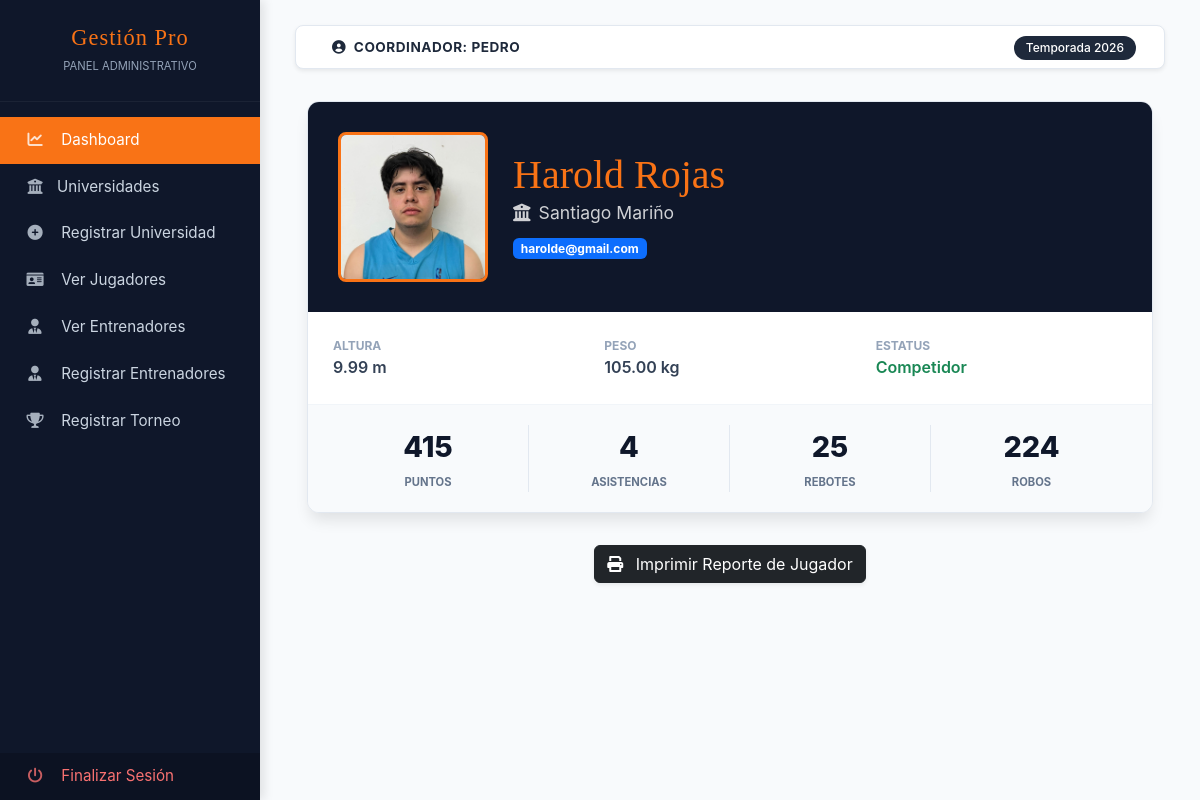
The app's page /client/coordinador/views/jugadores/jugador.php?id=12 (signed in), older data.
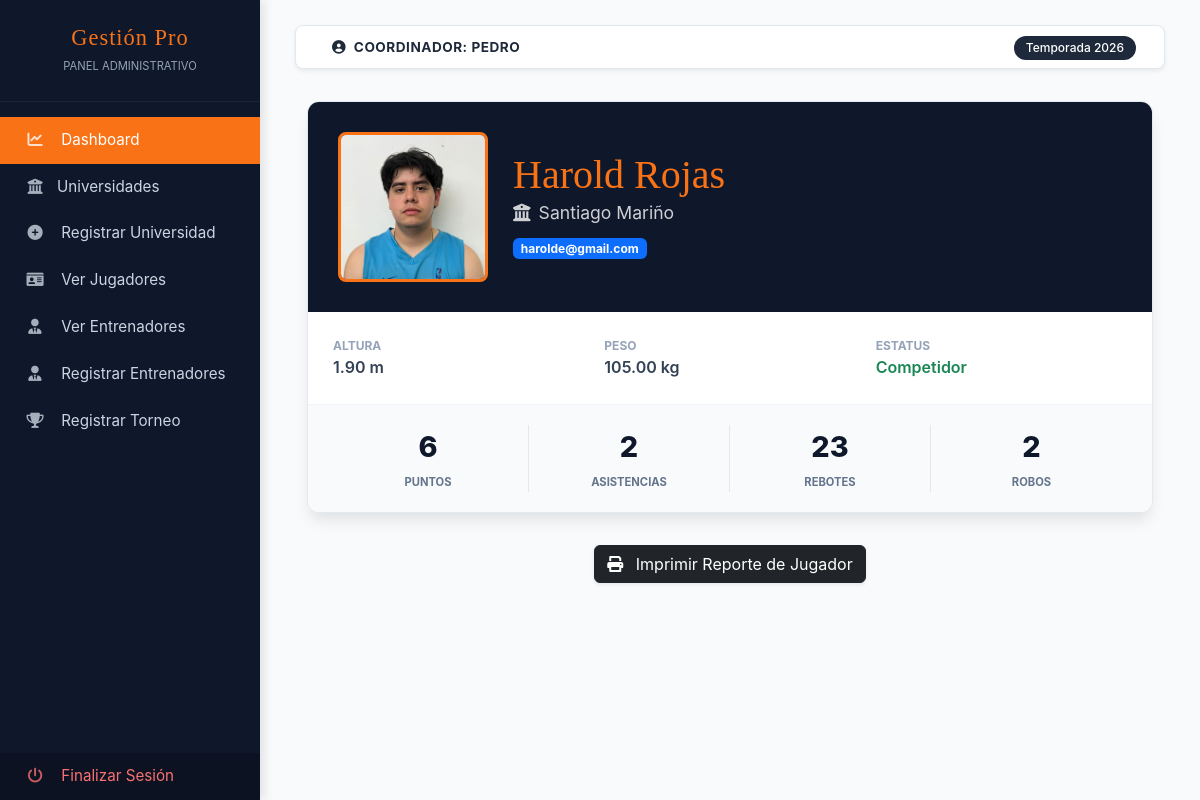
The same page, newer data.
### tables this page shows
CREATE TABLE `usuarios` (
  `id_usuario` int(11) NOT NULL,
  `nombre_usuario` varchar(100) NOT NULL,
  `password_usuario` varchar(255) NOT NULL,
  `email_usuario` varchar(100) DEFAULT NULL,
  `id_universidad_fk` int(11) DEFAULT NULL,
  `id_rol_fk` int(11) DEFAULT NULL,
  `fecha_creacion` timestamp NOT NULL DEFAULT current_timestamp(),
  `fecha_actualizacion` timestamp NOT NULL DEFAULT current_timestamp() ON UPDATE current_timestamp(),
  `isActive` int(11) DEFAULT NULL
);

CREATE TABLE `jugadores` (
  `id_jugador` int(11) NOT NULL,
  `nombre_jugador` varchar(100) DEFAULT NULL,
  `email_jugador` varchar(100) DEFAULT NULL,
  `password_jugador` varchar(255) DEFAULT NULL,
  `altura_jugador` decimal(3,2) DEFAULT NULL,
  `peso_jugador` decimal(5,2) DEFAULT NULL,
  `fecha_nacimiento` date DEFAULT NULL,
  `id_universidad_fk` int(11) DEFAULT NULL,
  `isActive` int(11) DEFAULT NULL,
  `fecha_creacion` timestamp NOT NULL DEFAULT current_timestamp(),
  `fecha_actualizacion` timestamp NOT NULL DEFAULT current_timestamp() ON UPDATE current_timestamp(),
  `imagen_jugador` text DEFAULT NULL,
  `puntos` int(11) DEFAULT NULL,
  `asistencias` int(11) DEFAULT NULL,
  `rebotes` int(11) DEFAULT NULL,
  `robos` int(11) DEFAULT NULL
);

CREATE TABLE `academias` (
  `id_universidad` int(11) NOT NULL,
  `nombre_universidad` varchar(100) NOT NULL,
  `ubicacion` varchar(255) DEFAULT NULL,
  `imagen` text DEFAULT NULL
);

### app/config.php (called while the page is built, shortened)
<?php
    $URL = "http://localhost/academy";
?>

### client/coordinador/layouts/verificacion.php (called while the page is built, shortened)
<?php
    require_once __DIR__ . '/../../../app/config.php';
    if (!isset($_SESSION['sesioncoordinador'])) {
        $_SESSION['mensaje'] = "Debes iniciar sesión para acceder";
        $_SESSION['icon_mensaje'] = "warning";
        header('Location: ' . $URL . '/login.php');
        exit();
    } else {
        $usuario_sesion = $_SESSION['sesioncoordinador'];
        $sql2 = "SELECT * FROM usuarios WHERE email_usuario = :email";
        $query = $pdo->prepare($sql2);
        $query->bindParam(':email', $usuario_sesion);
        $query->execute();
        $usuarioLogueado = $query->fetch(PDO::FETCH_ASSOC);
    }
?>

### client/coordinador/views/jugadores/jugador.php (the view, shortened to what this page needs)
    <?php include '../../layouts/verificacion.php'; ?>
<?php include '../../layouts/parte1.php'; ?>
<?php
    $id_jugador = $_GET['id'] ?? null;
    if ($id_jugador) {
        $sql = "SELECT * FROM jugadores
        inner join academias on jugadores.id_universidad_fk = academias.id_universidad
        WHERE id_jugador = :id_jugador";
        $query = $pdo->prepare($sql);
        $query->bindParam(':id_jugador', $id_jugador, PDO::PARAM_INT);
        $query->execute();
        $jugador = $query->fetch(PDO::FETCH_ASSOC);
    } else {
        echo "Jugador no encontrado.";
        exit;
    }
?>
<div class="container">
    <div class="scouting-card">
        <div class="scouting-header">
            <div class="img-container">
                <?php if (!empty($jugador['imagen_jugador'])): ?>
                    <img src="<?php echo $URL; ?>/client/assets/img/jugadores/<?php echo $jugador['imagen_jugador']; ?>" alt="Foto Jugador">
                <?php else: ?>
                    <div class="h-100 d-flex align-items-center justify-content-center">
                        <i class="fas fa-user-ninja fa-4x text-secondary"></i>
                    </div>
                <?php endif; ?>
            </div>
            <div class="player-title">
                <h1><?php echo $jugador['nombre_jugador']; ?></h1>
                <p><i class="fas fa-university me-2"></i><?php echo $jugador['nombre_universidad']; ?></p>
                <div class="mt-2">
                    <span class="badge bg-primary"><?php echo $jugador['email_jugador']; ?></span>
                </div>
            </div>
        </div>
        <div class="scouting-content">
            <div>
                <span class="data-label">Altura</span>
                <span class="data-value"><?php echo $jugador['altura_jugador'] ?? '--'; ?> m</span>
            </div>
            <div>
                <span class="data-label">Peso</span>
                <span class="data-value"><?php echo $jugador['peso_jugador'] ?? '--'; ?> kg</span>
            </div>
            <div>
                <span class="data-label">Estatus</span>
                <span class="data-value text-success">Competidor</span>
            </div>
        </div>
        <div class="stats-grid">
            <div class="stat-box">
                <span class="stat-value"><?php echo $jugador['puntos'] ?? '0'; ?></span>
                <span class="stat-label">Puntos</span>
            </div>
            <div class="stat-box">
                <span class="stat-value"><?php echo $jugador['asistencias'] ?? '0'; ?></span>
                <span class="stat-label">Asistencias</span>
            </div>
            <div class="stat-box">
                <span class="stat-value"><?php echo $jugador['rebotes'] ?? '0'; ?></span>
                <span class="stat-label">Rebotes</span>
            </div>
            <div class="stat-box">
                <span class="stat-value"><?php echo $jugador['robos'] ?? '0'; ?></span>
                <span class="stat-label">Robos</span>
            </div>
        </div>
    </div>
    <div class="text-center mt-3">
        <button onclick="window.print();" class="btn btn-dark shadow-sm">
            <i class="fas fa-print me-2"></i> Imprimir Reporte de Jugador
        </button>
    </div>
</div>
<?php include '../../layouts/parte2.php'; ?>

### client/coordinador/layouts/parte1.php (shortened to what this page needs)
<?php
    require_once __DIR__ . '/../../../app/config.php';
?>
<!DOCTYPE html>
<html lang="es">
<head>
    <link href="https://cdn.jsdelivr.net/npm/bootstrap@5.3.0/dist/css/bootstrap.min.css" rel="stylesheet">
    <link rel="stylesheet" href="https://cdnjs.cloudflare.com/ajax/libs/font-awesome/6.0.0/css/all.min.css">
</head>
<body>
<div class="wrapper">
    <nav id="sidebar">
        <div class="sidebar-header text-center">
            <h3 class="bebas mb-0">Gestión Pro</h3>
            <small style="color: var(--text-muted); text-transform: uppercase; font-size: 0.7rem;">Panel Administrativo</small>
        </div>
        <ul class="list-unstyled components">
            <li class="active">
                <a href="<?php echo $URL . '/client/coordinador/views/index.php'; ?>"><i class="fas fa-chart-line"></i> Dashboard</a>
            </li>
            <li>
                <a href="<?php echo $URL . '/client/coordinador/views/universidades/index.php'; ?>"><i class="fas fa-university"></i>Universidades</a>
            </li>
            <li>
                <a href="<?php echo $URL . '/client/coordinador/views/universidades/create.php'; ?>"><i class="fas fa-plus-circle"></i> Registrar Universidad</a>
            </li>
            <li>
                <a href="<?php echo $URL . '/client/coordinador/views/jugadores/index.php'; ?>"><i class="fas fa-id-card"></i> Ver Jugadores</a>
            </li>
                <li>
                    <a href="<?php echo $URL . '/client/coordinador/views/entrenadores/index.php'; ?>"><i class="fas fa-user-tie"></i> Ver Entrenadores</a>
            </li>
            <li>
                <a href="<?php echo $URL . '/client/coordinador/views/entrenadores/create.php'; ?>"><i class="fas fa-user-tie"></i> Registrar Entrenadores</a>
            </li>
            <li>
                <a href="<?php echo $URL . '/client/coordinador/views/torneos/index.php'; ?>"><i class="fas fa-trophy"></i> Registrar Torneo</a>
            </li>
        </ul>
        <div class="logout-section">
            <ul class="list-unstyled mb-0">
                <li>
                    <a href="<?php echo $URL; ?>/app/controllers/controllers_entrenador/logout.php" class="logout-link">
                        <i class="fas fa-power-off"></i> Finalizar Sesión
                    </a>
                </li>
            </ul>
        </div>
    </nav>
    <div id="content">
        <nav class="navbar navbar-expand-lg navbar-admin px-3 py-2 shadow-sm">
            <div class="container-fluid">
                <span class="ms-2 fw-bold text-uppercase">
                   <i class="fas fa-user-circle me-1"></i> COORDINADOR: <?php echo $usuarioLogueado['nombre_usuario']; ?>
                </span>
                <div class="ms-auto">
                    <span class="badge badge-season rounded-pill">Temporada 2026</span>
                </div>
            </div>
        </nav>

### client/coordinador/layouts/parte2.php (shortened to what this page needs)
    </div>
</div>
</body>
</html>

### client/coordinador/layouts/parte1.php (style rules this page uses)
:root { --admin-dark: #1e293b; --admin-sidebar: #0f172a; --admin-accent: #f97316; --admin-bg: #f8fafc; --text-muted: #94a3b8; --border-color: #e2e8f0; }
body { font-family: 'Inter', 'Poppins', sans-serif; background-color: var(--admin-bg); color: #334155; }
.bebas { font-family: 'Bebas Neue', cursive; letter-spacing: 1px; }
.wrapper { display: flex; width: 100%; align-items: stretch; }
#sidebar { min-width: 260px; max-width: 260px; background: var(--admin-sidebar); color: #fff; transition: all 0.3s; min-height: 100vh; display: flex; flex-direction: column; box-shadow: 4px 0 10px rgba(0,0,0,0.1); }
#sidebar .sidebar-header { padding: 25px 20px; background: var(--admin-sidebar); border-bottom: 1px solid rgba(255,255,255,0.05); }
#sidebar .sidebar-header h3 { font-size: 1.4rem; color: var(--admin-accent); }
#sidebar ul.components { padding: 15px 0; }
#sidebar ul li a { padding: 12px 25px; display: block; color: #cbd5e1; text-decoration: none; transition: all 0.2s; font-weight: 400; font-size: 0.95rem; }
#sidebar ul li.active > a { background: var(--admin-accent); color: white; }
#sidebar ul li a i { margin-right: 12px; width: 20px; text-align: center; opacity: 0.8; }
#content { width: 100%; padding: 25px 35px; }
.navbar-admin { background: white; border: 1px solid var(--border-color); border-radius: 8px !important; margin-bottom: 30px; }
.navbar-admin .fw-bold { color: var(--admin-dark); font-size: 0.85rem; letter-spacing: 0.5px; }
.logout-section { margin-top: auto; background: rgba(0,0,0,0.2); }
.logout-link { color: #f87171 !important; }
.badge-season { background-color: var(--admin-dark); padding: 6px 12px; font-weight: 500; }

### client/coordinador/views/jugadores/jugador.php (style rules this page uses)
:root { --dark-panel: #0f172a; --accent-orange: #f97316; --stats-bg: #f8fafc; }
.scouting-card { background: #fff; border-radius: 12px; border: 1px solid #e2e8f0; box-shadow: 0 10px 15px -3px rgba(0, 0, 0, 0.1); max-width: 850px; margin: 2rem auto; overflow: hidden; }
.scouting-header { background: var(--dark-panel); color: white; padding: 30px; display: flex; align-items: center; gap: 25px; }
.img-container { width: 150px; height: 150px; border-radius: 8px; border: 3px solid var(--accent-orange); overflow: hidden; background: #1e293b; }
.img-container img { width: 100%; height: 100%; object-fit: cover; }
.player-title h1 { font-family: 'Bebas Neue', cursive; font-size: 2.5rem; margin: 0; line-height: 1; color: var(--accent-orange); }
.player-title p { font-size: 1.1rem; margin: 5px 0 0; opacity: 0.8; }
.scouting-content { padding: 25px; display: grid; grid-template-columns: repeat(3, 1fr); gap: 20px; border-bottom: 1px solid #f1f5f9; }
.stats-grid { display: grid; grid-template-columns: repeat(4, 1fr); background: var(--stats-bg); padding: 20px; }
.stat-box { text-align: center; border-right: 1px solid #e2e8f0; }
.stat-box:last-child { border-right: none; }
.stat-value { display: block; font-size: 1.8rem; font-weight: 800; color: var(--dark-panel); }
.stat-label { font-size: 0.7rem; font-weight: 700; color: #64748b; text-transform: uppercase; }
.data-label { display: block; font-size: 0.75rem; color: #94a3b8; font-weight: 700; text-transform: uppercase; }
.data-value { font-size: 1rem; font-weight: 600; color: #334155; }

Row changes from the older to the newer data that the page shows:
changed jugadores "Harold Rojas": altura_jugador "9.99" → "1.90"; puntos "415" → "6"; asistencias "4" → "2"; rebotes "25" → "23"; robos "224" → "2"
